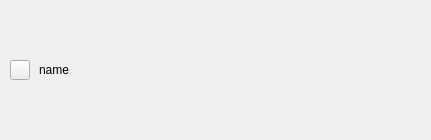
<?xml version="1.0" encoding="UTF-8"?>
<ui version="4.0">
 <class>TNATListItemWidget</class>
 <widget class="QWidget" name="TNATListItemWidget">
  <property name="geometry">
   <rect>
    <x>0</x>
    <y>0</y>
    <width>431</width>
    <height>140</height>
   </rect>
  </property>
  <property name="windowTitle">
   <string>TNATListItemWidget</string>
  </property>
  <layout class="QHBoxLayout" name="horizontalLayout_2">
   <property name="spacing">
    <number>0</number>
   </property>
   <property name="leftMargin">
    <number>0</number>
   </property>
   <property name="topMargin">
    <number>0</number>
   </property>
   <property name="rightMargin">
    <number>0</number>
   </property>
   <property name="bottomMargin">
    <number>0</number>
   </property>
   <item>
    <layout class="QVBoxLayout" name="verticalLayout_2">
     <property name="spacing">
      <number>0</number>
     </property>
     <property name="leftMargin">
      <number>10</number>
     </property>
     <property name="rightMargin">
      <number>0</number>
     </property>
     <item>
      <spacer name="verticalSpacer">
       <property name="orientation">
        <enum>Qt::Vertical</enum>
       </property>
       <property name="sizeHint" stdset="0">
        <size>
         <width>29</width>
         <height>34</height>
        </size>
       </property>
      </spacer>
     </item>
     <item>
      <widget class="QPushButton" name="atbtnitem_icon">
       <property name="minimumSize">
        <size>
         <width>20</width>
         <height>20</height>
        </size>
       </property>
       <property name="maximumSize">
        <size>
         <width>20</width>
         <height>20</height>
        </size>
       </property>
       <property name="text">
        <string/>
       </property>
      </widget>
     </item>
     <item>
      <spacer name="verticalSpacer_2">
       <property name="orientation">
        <enum>Qt::Vertical</enum>
       </property>
       <property name="sizeHint" stdset="0">
        <size>
         <width>29</width>
         <height>33</height>
        </size>
       </property>
      </spacer>
     </item>
    </layout>
   </item>
   <item>
    <layout class="QVBoxLayout" name="verticalLayout">
     <property name="spacing">
      <number>0</number>
     </property>
     <property name="leftMargin">
      <number>0</number>
     </property>
     <item>
      <spacer name="verticalSpacer_3">
       <property name="orientation">
        <enum>Qt::Vertical</enum>
       </property>
       <property name="sizeHint" stdset="0">
        <size>
         <width>20</width>
         <height>20</height>
        </size>
       </property>
      </spacer>
     </item>
     <item>
      <layout class="QHBoxLayout" name="horizontalLayout">
       <item>
        <widget class="TNElidedLabelV2" name="atlbitem_name">
         <property name="maximumSize">
          <size>
           <width>16777215</width>
           <height>16777215</height>
          </size>
         </property>
         <property name="text">
          <string>name</string>
         </property>
        </widget>
       </item>
       <item>
        <spacer name="horizontalSpacer">
         <property name="orientation">
          <enum>Qt::Horizontal</enum>
         </property>
         <property name="sizeHint" stdset="0">
          <size>
           <width>40</width>
           <height>20</height>
          </size>
         </property>
        </spacer>
       </item>
      </layout>
     </item>
     <item>
      <spacer name="verticalSpacer_4">
       <property name="orientation">
        <enum>Qt::Vertical</enum>
       </property>
       <property name="sizeHint" stdset="0">
        <size>
         <width>20</width>
         <height>20</height>
        </size>
       </property>
      </spacer>
     </item>
    </layout>
   </item>
  </layout>
 </widget>
 <layoutdefault spacing="6" margin="11"/>
 <customwidgets>
  <customwidget>
   <class>TNElidedLabelV2</class>
   <extends>QLabel</extends>
   <header location="global">TNElidedLabelV2.h</header>
  </customwidget>
 </customwidgets>
 <resources/>
 <connections/>
</ui>
